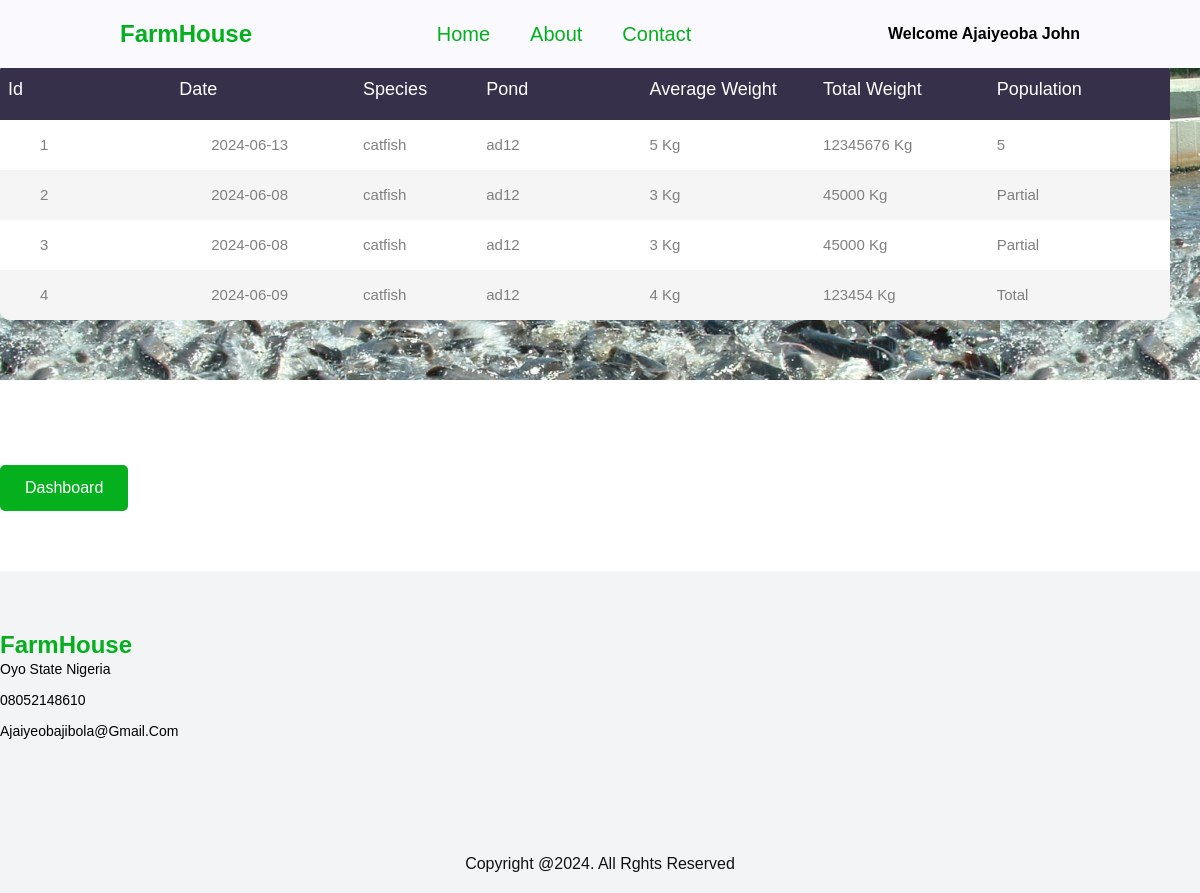
Page /admin/harvest_record.php (signed in) on the committed database.
### tables this page shows
CREATE TABLE `stock` (
  `id` int(11) NOT NULL,
  `date` date NOT NULL,
  `species` varchar(100) NOT NULL,
  `pond` varchar(20) NOT NULL,
  `avg_weight` int(100) NOT NULL,
  `total_weight` int(100) NOT NULL,
  `quantity` int(100) NOT NULL,
  `population` varchar(100) NOT NULL
);

### admin/harvest_record.php (the view, shortened to what this page needs)
<?php
require_once "../config.php";
$sql = " SELECT id, date, pond, quantity, species, total_weight, avg_weight, population from stock";
$stmt =  mysqli_prepare($link, $sql);
if($stmt) {
    mysqli_stmt_execute($stmt);
    $result  = mysqli_stmt_get_result($stmt);
    $farm = [];
    if ($result) {
        while ($row = mysqli_fetch_assoc($result)) {
            $farm[] = $row;
        }
    }
    else {
        echo "error" . mysqli_error($link);
    }
}
?>
    <!DOCTYPE html>
<html lang="en">
<head>
    <link rel="stylesheet" href="../style.css">
</head>
<body>
    <header>
        <a href="" class="logo">
            <h2>FarmHouse </h2>
        </a>
        <ul class="navmenu">
            <li><a href="../index.html">Home</a></li>
            <li><a href="">About</a></li>
            <li><a href="">Contact</a></li>
        </ul>
        <div class="nav-icon">
        <h4>Welcome  <b><?php echo isset($_SESSION["email"]) ? htmlspecialchars($_SESSION["email"]) : "Unknown"; ?></b></h4>
        </div>
    </header>
<section style="background-image: url('/assets/pond.jpg')">
        <div class="limiter">
            <div class="container-table100">
                <div class="wrap-table100">
                    <div class="table100">
                        <table>
                            <thead>
                            <tr class="table100-head">
                                    <th>Id</th>
                                    <th>Date </th>
                                    <th>Species</th>
                                    <th>Pond</th>
                                    <th>Average Weight</th>
                                    <th> Total Weight</th>
                                    <th>Population</th>
                                </tr>
                            </thead>
                            <tbody>
                            <?php foreach($farm as $rows): ?>
                                <tr>
                                <td class="column1"> <?php echo ($rows['id']); ?></td>
                                <td class="column1"> <?php echo ($rows['date']); ?></td>
                                <td class="column2"> <?php echo ($rows['species']); ?></td>
                                <td class="column3"> <?php echo ($rows['pond']); ?> </td>
                                <td class="column3"> <?php echo ($rows['avg_weight']); ?> Kg</td>
                                <td class="column3"> <?php echo ($rows['total_weight']); ?> Kg</td>
                                <td class="column3"> <?php echo ($rows['population']); ?> </td>
                            </tr>
                            <?php endforeach; ?>
                            </tbody>
                        </table>
                    </div>
                </div>
            </div>
        </div>
    </section>
    <section>
<a href="dashboard.php">
    <button class="formbold-btn">Dashboard</button>
</a>
</section>
    <section class="contact">
        <div class="contact-info">
            <div class="first-info">
                <a href="" class="logo">
                    <h2>FarmHouse</h2>
                </a>
                <p>Oyo State Nigeria</p>
                <p>08052148610</p>
                <p>ajaiyeobajibola@gmail.com</p>
                <div class="social-icon">
                    <a href=""><i class="fa-brands fa-facebook"></i></a>
                    <a href=""><i class="fa-brands fa-twitter"></i></a>
                    <a href=""><i class="fa-brands fa-instagram"></i></a>
                    <a href=""><i class="fa-brands fa-tiktok"></i></a>
                </div>
            </div>
    </section>
    <div class="end-text">
        <p> Copyright @2024. All Rghts Reserved</p>
    </div>
</body>
</html>

### style.css (style rules this page uses)
* { padding: 0; margin: 0; box-sizing: border-box; scroll-behavior: smooth; font-family: "Jost", sans-serif; list-style: none; text-decoration: none; }
:root { --pri-1: #efefef; --sec-1: #04041b; --ter-1: #f9f9fe #0000ee; }
header { position: fixed; width: 100%; top: 0; right: 0; z-index: 1000; display: flex; align-items: center; justify-content: space-between; padding: 20px 10%; background: #f9f9fe; }
.logo h2 { max-width: 120px; height: auto; color: #04b01d; }
.navmenu { display: flex; }
.navmenu a { color: #04b01d; font-size: 20px; text-transform: capitalize; padding: 10px 20px; font-weight: 400; transition: all .42s ease; }
.nav-icon { display: flex; align-items: center; justify-content: space-between; }
section { padding: 5% 10%; }
.contact { background-color: #f3f4f6; }
.contact-info { display: grid; grid-template-columns: repeat(auto-fit, minmax(60px, auto)); gap: 3rem; }
.first-info a { width: 140px; height: auto; }
.contact-info p { font-size: 14px; font-weight: 400; text-transform: capitalize; margin-bottom: 10px; line-height: 1.5; cursor: pointer; transition: all .42s; }
.end-text { background-color: #f3f4f6; text-align: center; padding: 20px; }
.end-text p { color: #111; text-transform: capitalize; }
.limiter { width: 100%; margin: 0 auto; }
.wrap-table100 { width:1170px; }
table { border-spacing: 1; border-collapse: collapse; background-color: #fff; border-radius: 10px; overflow: hidden; width: 100%; margin: 0 auto; position: relative; }
table * { position: relative; }
table td, table th { padding-left: 8px; }
table thead tr { height: 60px; background: #36304a; }
table tbody tr { height: 50px; }
table tbody tr:last-child { border: 0; }
table td, table th { text-align: left; }
.table100-head th { font-size:18px;color:#fff; line-height:1.2; font-weight:unset; }
tbody tr:nth-child(even) { background-color:#f5f5f5; }
tbody tr { font-size:15px; color:gray; line-height:1.2; font-weight:unset; }
.column1 { width:260px; padding-left:40px; }
.column2 { width:160px; }
.column3 { width:245px; }
.formbold-btn { font-size: 16px; border-radius: 5px; padding: 14px 25px; border: none; font-weight: 500; background-color: #04b01d; color: white; cursor: pointer; margin-top: 25px; }
a, a:active, a:focus { color: #6f6f6f; text-decoration: none; transition-timing-function: ease-in-out; -ms-transition-timing-function: ease-in-out; -moz-transition-timing-function: ease-in-out; -webkit-transition-timing-function: ease-in-out; -o-transition-timing-function: ease-in-out; transition-duration: .2s; -ms-transition-duration: .2s; -moz-transition-duration: .2s; -webkit-transition-duration: .2s; -o-transition-duration: .2s; }
ul { margin: 0; padding: 0; list-style: none; }
section { padding: 60px 0; }

### rows in the picture
stock: id "1", date "2024-06-13", species "catfish", pond "ad12", avg_weight "5", total_weight "12345676", population "5"
stock: id "2", date "2024-06-08", species "catfish", pond "ad12", avg_weight "3", total_weight "45000", population "Partial"
stock: id "3", date "2024-06-08", species "catfish", pond "ad12", avg_weight "3", total_weight "45000", population "Partial"
stock: id "4", date "2024-06-09", species "catfish", pond "ad12", avg_weight "4", total_weight "123454", population "Total"

### other values in the picture
$_SESSION["email"] "Ajaiyeoba John"
